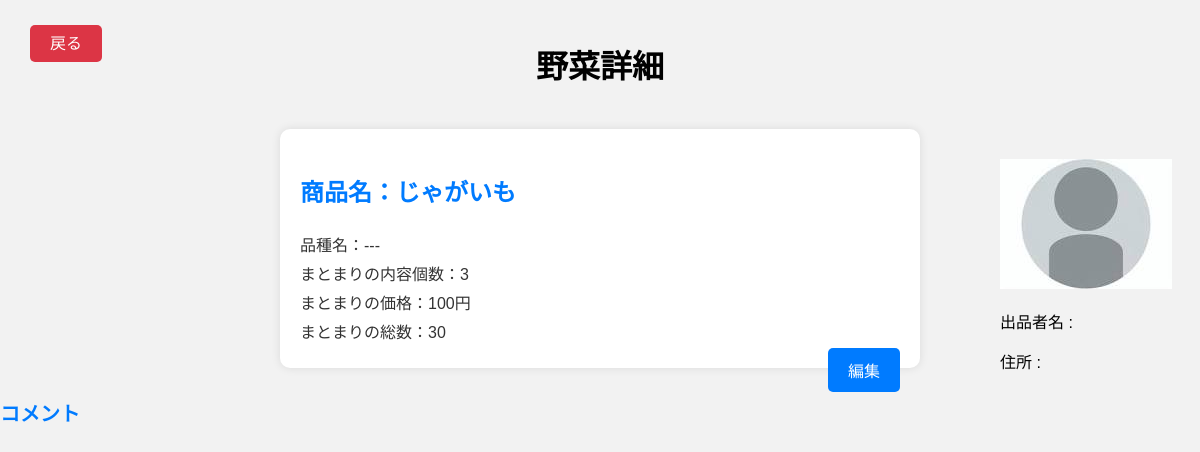
Page /seller/product/5/ on the committed database.
### seller/models.py (models this page shows, shortened)
class Vegetable(models.Model):
    seller = models.ForeignKey(Seller, on_delete=models.CASCADE, related_name='vegetable')      # 出品者
    item_name = models.CharField(max_length=100)                                                # 品目名
    item_type = models.CharField(max_length=100, default='---')                                 # 品種名
    price = models.DecimalField(max_digits=100, decimal_places=2, default=0)                    # 単価
    content_quantity = models.PositiveIntegerField(default=1)                                   # まとまりの内容個数
    content_price = models.DecimalField(max_digits=100, decimal_places=2, default=0)            # まとまりの価格
    total_quantity = models.PositiveIntegerField(default=0)                                     # まとまりの総数

### seller/views.py (the view)
# urls.py: path('product/<int:vegetable_id>/', ProductDetailView.as_view(), name='product_detail'),
class ProductDetailView(DetailView):
    model = Vegetable
    template_name = 'seller/product_detail.html'
    context_object_name = 'vegetable'
    pk_url_kwarg = 'vegetable_id'

### seller/templates/seller/product_detail.html (shortened to what this page needs)
{% load static %}
<!DOCTYPE html>
<html>
<head>
    <link rel="stylesheet" type="text/css" href="{% static 'seller/css/product_detail.css' %}">
</head>
<body>
    <h1>野菜詳細</h1>
    <div class="personal-info">
        {% if user.profile_picture %}
        <img src="{{ user.profile_picture.url }}" alt="プロフィール画像">
        {% else %}
        <img src="{% static 'images/NoFace.jpg' %}" alt="プロフィール画像">
        {% endif %}
        <p>出品者名 : {{ user.last_name }} {{ user.first_name }}</p>
        <p>住所 : {{ seller.address}}</p>
    </div>
    <div class="product-detail">
        <h3>商品名：{{ vegetable.item_name }}</h3>
        <p>品種名：{{ vegetable.item_type }}</p>
        <p>まとまりの内容個数：{{ vegetable.content_quantity }}</p>
        <p>まとまりの価格：{{ vegetable.content_price|floatformat:"0" }}円</p>
        <p>まとまりの総数：{{ vegetable.total_quantity }}</p>
        <a href="{% url 'seller:edit_item' vegetable_id=vegetable.id %}" class="edit-btn">編集</a>
    </div>
    <div class="back-container">
        <a href="javascript:history.go(-1)" class="back-btn">戻る</a>
    </div>
    <div class="comment-section">
        <h2>コメント</h2>
    </div>
</body>
</html>

### seller/static/seller/css/product_detail.css (style rules this page uses)
body { font-family: Arial, sans-serif; background-color: #f2f2f2; margin: 0; padding: 0; }
.personal-info { float: right; width: 200px; margin-top: 30px; }
h1 { text-align: center; padding: 20px 0; }
.product-detail { max-width: 600px; margin: 0 auto; padding: 20px; background-color: #fff; border-radius: 10px; box-shadow: 0 0 10px rgba(0, 0, 0, 0.1); }
.product-detail h3 { font-size: 24px; color: #007bff; }
.product-detail p { font-size: 16px; color: #333; margin: 5px 0; }
.edit-btn { padding: 10px 20px; background-color: #007bff; color: #fff; text-decoration: none; border: none; border-radius: 5px; cursor: pointer; float: right; }
.comment-section { margin-top: 30px; }
.comment-section h2 { font-size: 20px; color: #007bff; margin-bottom: 10px; }
.back-container { position: absolute; top: 30px; left: 30px; }
.back-btn { background-color: #dc3545; color: #fff; padding: 10px 20px; border: none; border-radius: 5px; text-decoration: none; cursor: pointer; }

### rows in the picture
Vegetable: item_name "じゃがいも", item_type "---", content_quantity "3", content_price "100", total_quantity "30"
